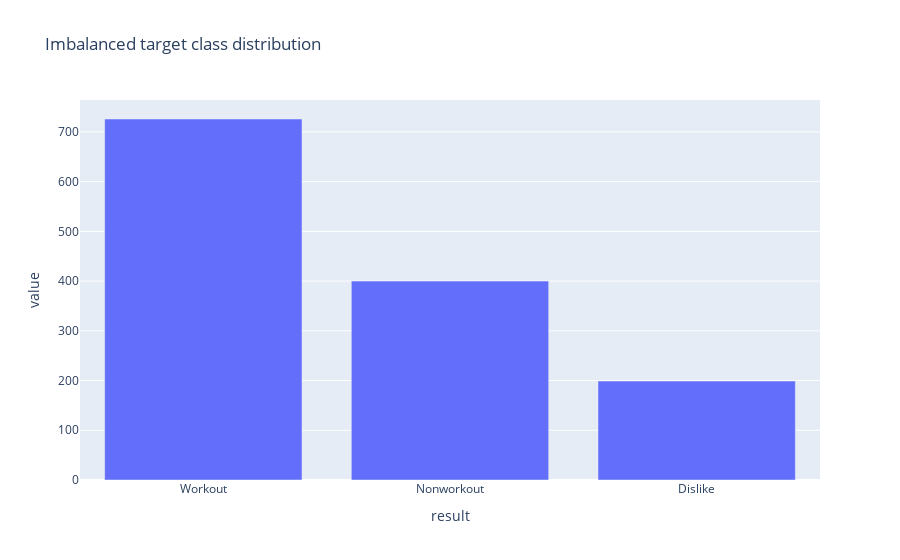

Notebook code cell kept with this figure:
### Code cell
fig = px.bar(song_df['result'].value_counts(), title='Imbalanced target class distribution')
fig.update_layout(showlegend=False)
fig.update_traces(hovertemplate='Num of songs in %{x}: %{y}')
fig.show()
fig.write_html("assets/imbalanced_target_distribution.html")

### Figure 1 — Plotly figure (JSON) as saved in the notebook; plotly's stock layout.template omitted (floating-point values rounded to 4 significant figures)
{"data": [{"alignmentgroup": "True", "hovertemplate": "Num of songs in %{x}: %{y}", "legendgroup": "count", "marker": {"color": "#636efa", "pattern": {"shape": ""}}, "name": "count", "offsetgroup": "count", "orientation": "v", "showlegend": true, "textposition": "auto", "type": "bar", "x": ["Workout", "Nonworkout", "Dislike"], "xaxis": "x", "y": [726, 400, 199], "yaxis": "y"}], "layout": {"barmode": "relative", "legend": {"title": {"text": "variable"}, "tracegroupgap": 0}, "showlegend": false, "title": {"text": "Imbalanced target class distribution"}, "xaxis": {"anchor": "y", "domain": [0, 1], "title": {"text": "result"}}, "yaxis": {"anchor": "x", "domain": [0, 1], "title": {"text": "value"}}}}
